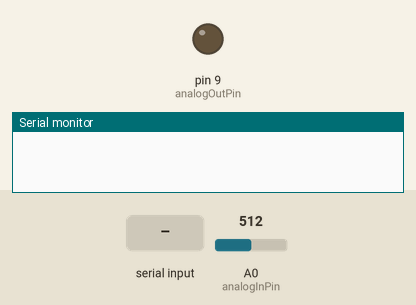
Simulated run of this sketch. Board: Arduino Uno, built with avr-gcc and run on an emulated ATmega328P. Shown: output pins drawn as LEDs (lit = HIGH), the last lines printed to the serial monitor. The test bench sets the inputs (shaded band); at power-on: A0 (analogInPin) = 512.

Above: at 1.2 s.
1.3 s: "S" received over Serial
At 2.2 s:
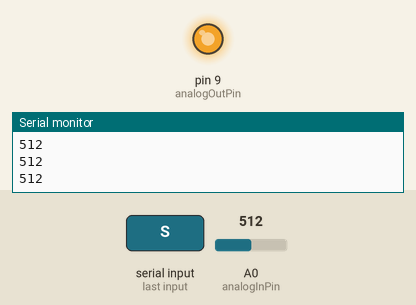
2.8 s: A0 (analogInPin) set to 716
4.3 s: A0 (analogInPin) set to 900
Timing chart, 0 to 7.3 s (numbered marks = the images above; inputs shaded):
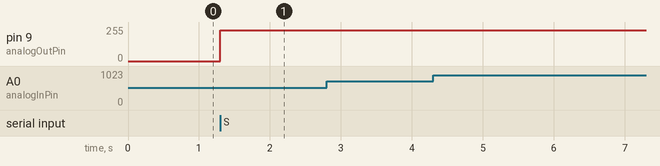

Measured:
- after the input at 1.3 s, pin 9 (analogOutPin): 0/255 → 229/255 at once

The sketch:

raumfahrt_serialTest.ino
```cpp
/*-------Raumfahrt Angle Tester---------------------------------------------------

Maultashcen Modulator M6 to Ground Control


Serial Interrupt Code from http://arduino.cc/forum/index.php/topic,45076.0.html
*/

// Global variables needed

// to the pins used:
const int analogInPin = A0;  // Analog input pin that the potentiometer is attached to
const int analogOutPin = 9; // Analog output pin that the LED is attached to

int sensorValue = 0;        // value read from the pot
int outputValue = 0;        // value output to the PWM (analog out)
long int timeOrig;
long int timeNow;
long int timeSpent;

bool runMode;

// Sets the bed turning once the 'S' command is received from the python machine
const float motorTestVoltage = 4.5; // must be in the 0-5V range (below 2.5 turns it in other direction)

void setup() {
  // initialize serial communications at 9600 bps:
  Serial.begin(9600);
   timeOrig = millis();
   runMode = false;
}

void loop() {
  if(!runMode)
  {
    char temp;
    while(Serial.available())
    {
      temp = Serial.read();
    }
    if(temp == 'S')
    {
      runMode = true;
      analogWrite(analogOutPin,motorTestVoltage* 51);
      //Serial.println("motorTestVoltage: ");
      //Serial.println(motorTestVoltage* 51);
    }
  }
  else
  {

    // read the sensor value:
    sensorValue = analogRead(analogInPin);
    // leave the following lines commented for now
    //timeNow = millis();
    //timeSpent = timeNow - timeOrig;

    //Serial.print(timeSpent);
    //Serial.print(",");
    Serial.println(sensorValue);

  // wait 2 milliseconds before the next loop
  // for the analog-to-digital converter to settle
  // after the last reading:
    delay(2);
  }
}
```
